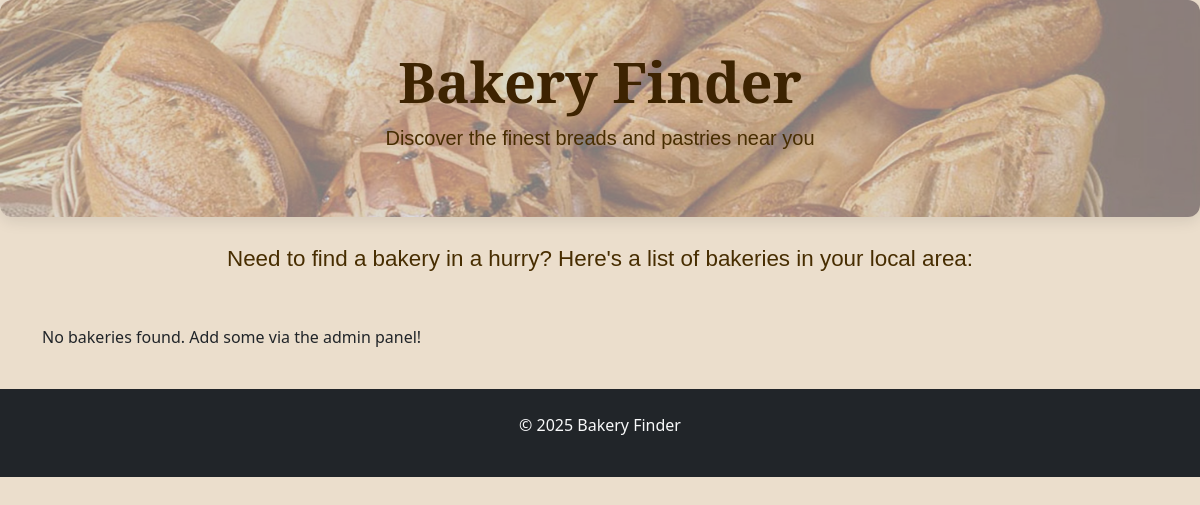
The app's page /, older data.
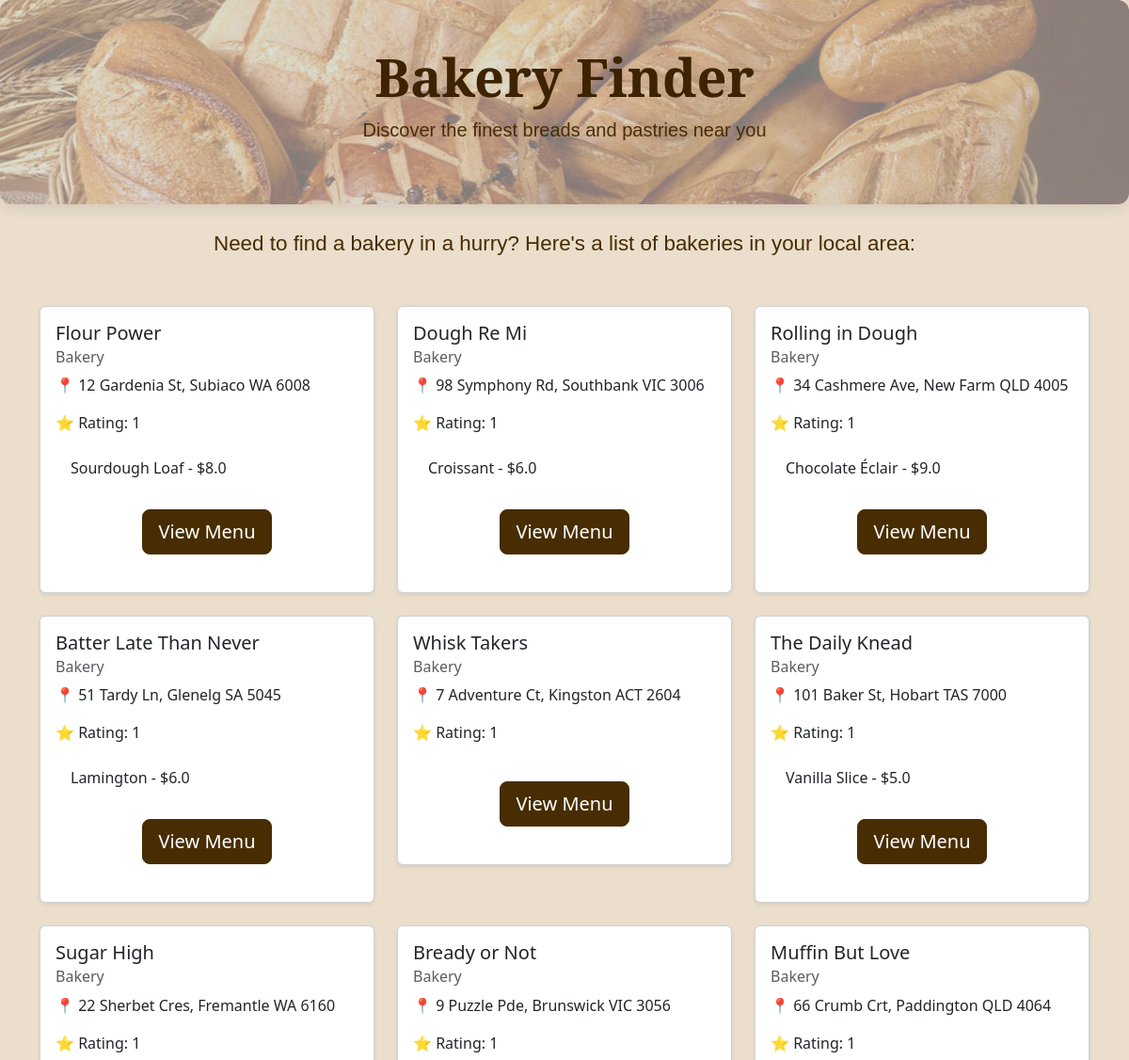
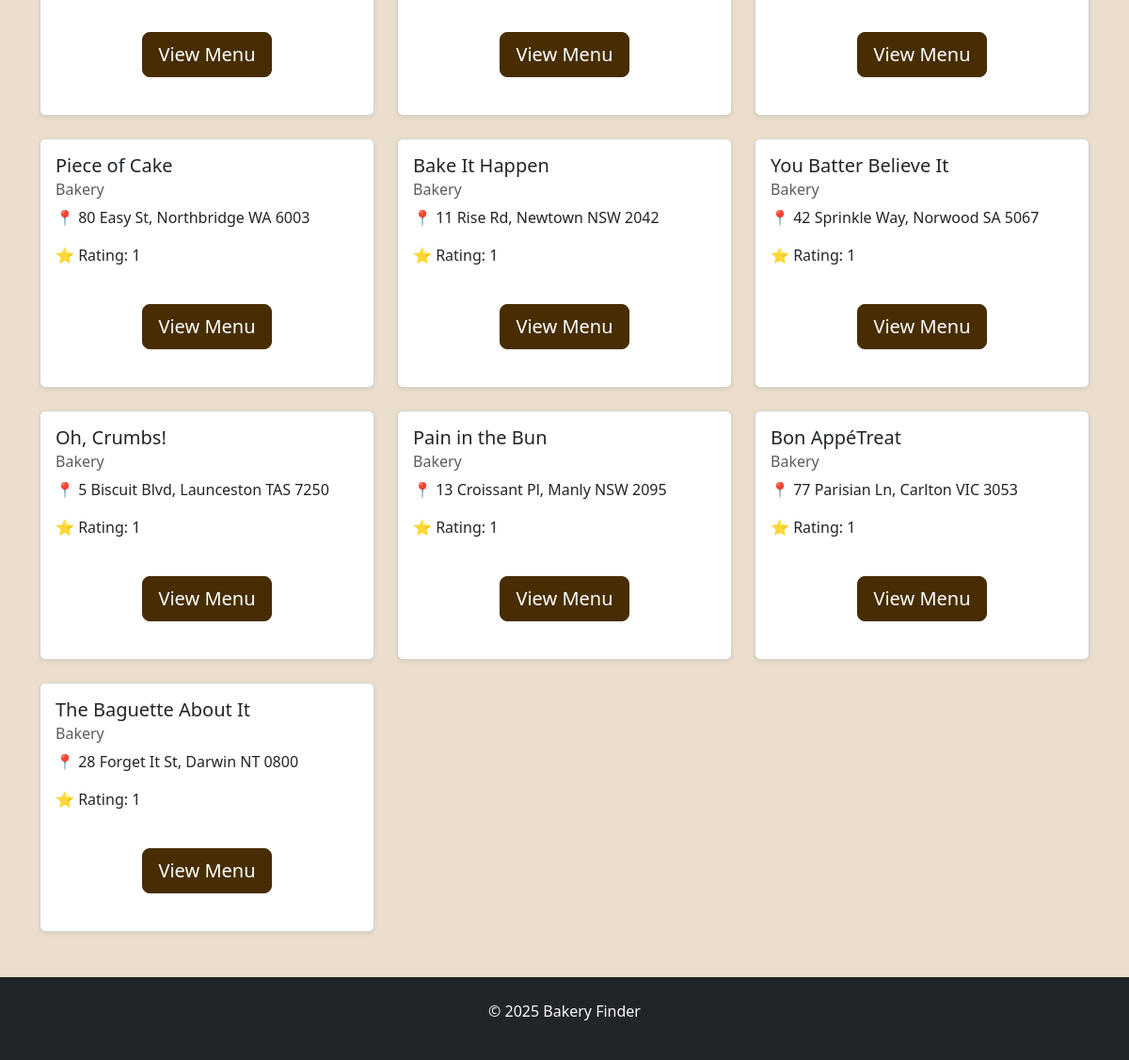
The same page, newer data (2 pictures, top to bottom).
### bakeries/models.py (models this page shows, shortened)
class Bakery(models.Model):
    name = models.CharField(max_length=255)
    address = models.TextField()
    cuisine = models.CharField(max_length=255)
    rating = models.IntegerField()
    image = models.URLField(null=True, blank=True)

class Item(models.Model):
    bakery = models.ForeignKey(Bakery, on_delete=models.CASCADE)
    name = models.CharField(max_length=255)
    price = models.FloatField()
    image = models.URLField(null=True, blank=True)

### bakeries/views.py (the view)
# urls.py: path('', index, name='index'),  # agora o caminho raiz vai para a view "index"
def index(request):
    context = {
        "bakeries": Bakery.objects.all()
    }
    return render(request, "index.html", context)

### bakery_project/templates/index.html (shortened to what this page needs)
<!DOCTYPE html>
{% load static %}
<html lang="en">
<head>
  <link href="https://cdn.jsdelivr.net/npm/bootstrap@5.3.3/dist/css/bootstrap.min.css" rel="stylesheet">
</head>
  <body style="background-color: #ebdecc;">
<header class="text-center py-5 mb-4" style="
  background-image: linear-gradient(rgba(200, 200, 200, 0.6), rgba(200, 200, 200, 0.6)), url('{% static 'images/bakery.jpeg' %}');
  background-size: cover;
  background-position: center;
  border-radius: 12px;
  box-shadow: 0 4px 15px rgba(0,0,0,0.1);
">
  <h1 class="display-4 fw-bold" style="font-family: 'Playfair Display', serif; color: #3d2301;">
    Bakery Finder
  </h1>
  <p class="lead" style="font-family: 'Poppins', sans-serif; color: #472d01;">
    Discover the finest breads and pastries near you
  </p>
</header>
  <main class="container">
    <p class="text-center mt-4 mb-5" style="
  font-family: 'Poppins', sans-serif;
  color: #472d01;
  font-size: 1.4rem;
  font-weight: 400;
  line-height: 1.6;
">
  Need to find a bakery in a hurry? Here's a list of bakeries in your local area:
</p>
    <div class="row">
      {% for bakery in bakeries %}
        <div class="col-md-6 col-lg-4 mb-4">
          <div class="card shadow-sm">
            <div class="card-body">
              <h5 class="card-title">{{ bakery.name }}</h5>
              <h6 class="card-subtitle mb-2 text-muted">{{ bakery.cuisine }}</h6>
              <p class="card-text">📍 {{ bakery.address|linebreaksbr }}</p>
              <p class="card-text">⭐ Rating: {{ bakery.rating }}</p>
              <ul class="list-group list-group-flush">
                {% for item in bakery.item_set.all %}
                  <li class="list-group-item">{{ item.name }} - ${{ item.price }}</li>
                {% endfor %}
              </ul>
              <div class="text-center my-4">
                <a href="{% url 'indexcopy' bakery.pk %}" class="btn btn-danger btn-lg" style="border-color: #472d01; background-color: #472d01;">
                  View Menu
              </a>
              </div>
            </div>
          </div>
        </div>
      {% empty %}
        <p>No bakeries found. Add some via the admin panel!</p>
      {% endfor %}
    </div>
  </main>
  <footer class="text-center py-4 bg-dark text-light mt-4">
    <p>© 2025 Bakery Finder</p>
  </footer>
</body>
</html>

Row changes from the older to the newer data that the page shows:
added Bakery: name "Flour Power", cuisine "Bakery", address "12 Gardenia St, Subiaco WA 6008", rating "1"
added Item: name "Sourdough Loaf", price "8.0", shown under "Flour Power"
added Bakery: name "Dough Re Mi", cuisine "Bakery", address "98 Symphony Rd, Southbank VIC 3006", rating "1"
added Item: name "Croissant", price "6.0", shown under "Dough Re Mi"
added Bakery: name "Rolling in Dough", cuisine "Bakery", address "34 Cashmere Ave, New Farm QLD 4005", rating "1"
added Item: name "Chocolate Éclair", price "9.0", shown under "Rolling in Dough"
added Bakery: name "Batter Late Than Never", cuisine "Bakery", address "51 Tardy Ln, Glenelg SA 5045", rating "1"
added Item: name "Lamington", price "6.0", shown under "Batter Late Than Never"
added Bakery: name "Whisk Takers", cuisine "Bakery", address "7 Adventure Ct, Kingston ACT 2604", rating "1"
added Bakery: name "The Daily Knead", cuisine "Bakery", address "101 Baker St, Hobart TAS 7000", rating "1"
added Item: name "Vanilla Slice", price "5.0", shown under "The Daily Knead"
added Bakery: name "Sugar High", cuisine "Bakery", address "22 Sherbet Cres, Fremantle WA 6160", rating "1"
added Bakery: name "Bready or Not", cuisine "Bakery", address "9 Puzzle Pde, Brunswick VIC 3056", rating "1"
added Bakery: name "Muffin But Love", cuisine "Bakery", address "66 Crumb Crt, Paddington QLD 4064", rating "1"
added Bakery: name "Piece of Cake", cuisine "Bakery", address "80 Easy St, Northbridge WA 6003", rating "1"
added Bakery: name "Bake It Happen", cuisine "Bakery", address "11 Rise Rd, Newtown NSW 2042", rating "1"
added Bakery: name "You Batter Believe It", cuisine "Bakery", address "42 Sprinkle Way, Norwood SA 5067", rating "1"
added Bakery: name "Oh, Crumbs!", cuisine "Bakery", address "5 Biscuit Blvd, Launceston TAS 7250", rating "1"
added Bakery: name "Pain in the Bun", cuisine "Bakery", address "13 Croissant Pl, Manly NSW 2095", rating "1"
added Bakery: name "Bon AppéTreat", cuisine "Bakery", address "77 Parisian Ln, Carlton VIC 3053", rating "1"
added Bakery: name "The Baguette About It", cuisine "Bakery", address "28 Forget It St, Darwin NT 0800", rating "1"
Text that changed along with them:
text no longer shown: "No bakeries found. Add some via the admin panel!"
